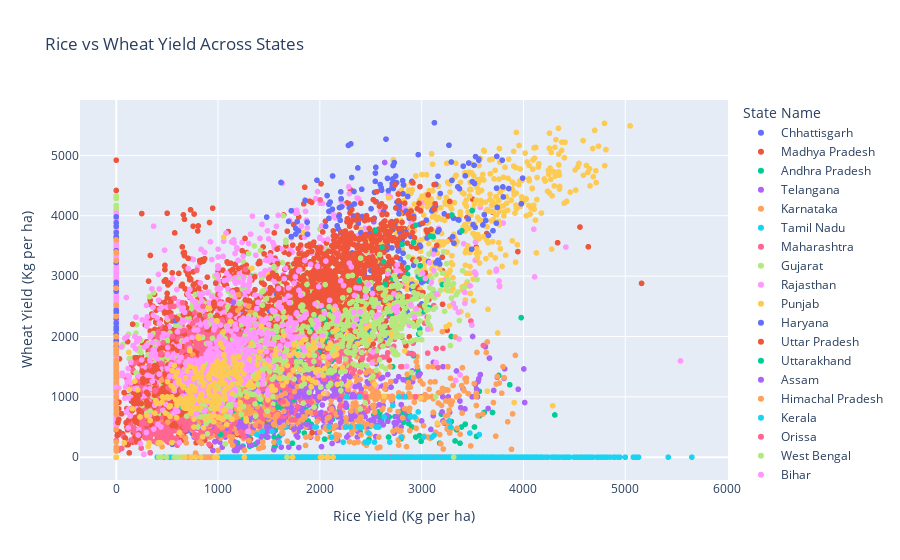

Notebook cell for this chart:
### Code cell
# Filter relevant columns for Rice and Wheat Yield
df_yield_comparison = df[['State Name', 'RICE YIELD (Kg per ha)', 'WHEAT YIELD (Kg per ha)']]

# Scatter plot for Rice vs Wheat Yield across States
fig = px.scatter(df_yield_comparison, 
                 x='RICE YIELD (Kg per ha)', 
                 y='WHEAT YIELD (Kg per ha)', 
                 color='State Name', 
                 title="Rice vs Wheat Yield Across States",
                 labels={'RICE YIELD (Kg per ha)': 'Rice Yield (Kg per ha)', 
                         'WHEAT YIELD (Kg per ha)': 'Wheat Yield (Kg per ha)'},
                 hover_data=['State Name'])

fig.show()

### Figure 1 — Plotly figure (JSON) as saved in the notebook; plotly's stock layout.template omitted (floating-point values rounded to 4 significant figures; data arrays with more than 128 entries replaced by an {"elided": "..."} marker saying what was removed)
{"data": [{"customdata": {"elided": "312x1 str values"}, "hovertemplate": "State Name=%{customdata[0]}<br>Rice Yield (Kg per ha)=%{x}<br>Wheat Yield (Kg per ha)=%{y}<extra></extra>", "legendgroup": "Chhattisgarh", "marker": {"color": "#636efa", "symbol": "circle"}, "mode": "markers", "name": "Chhattisgarh", "showlegend": true, "type": "scattergl", "x": {"elided": "312 float values"}, "xaxis": "x", "y": {"elided": "312 float values"}, "yaxis": "y"}, {"customdata": {"elided": "1924x1 str values"}, "hovertemplate": "State Name=%{customdata[0]}<br>Rice Yield (Kg per ha)=%{x}<br>Wheat Yield (Kg per ha)=%{y}<extra></extra>", "legendgroup": "Madhya Pradesh", "marker": {"color": "#EF553B", "symbol": "circle"}, "mode": "markers", "name": "Madhya Pradesh", "showlegend": true, "type": "scattergl", "x": {"elided": "1924 float values"}, "xaxis": "x", "y": {"elided": "1924 float values"}, "yaxis": "y"}, {"customdata": {"elided": "572x1 str values"}, "hovertemplate": "State Name=%{customdata[0]}<br>Rice Yield (Kg per ha)=%{x}<br>Wheat Yield (Kg per ha)=%{y}<extra></extra>", "legendgroup": "Andhra Pradesh", "marker": {"color": "#00cc96", "symbol": "circle"}, "mode": "markers", "name": "Andhra Pradesh", "showlegend": true, "type": "scattergl", "x": {"elided": "572 float values"}, "xaxis": "x", "y": {"elided": "572 float values"}, "yaxis": "y"}, {"customdata": {"elided": "468x1 str values"}, "hovertemplate": "State Name=%{customdata[0]}<br>Rice Yield (Kg per ha)=%{x}<br>Wheat Yield (Kg per ha)=%{y}<extra></extra>", "legendgroup": "Telangana", "marker": {"color": "#ab63fa", "symbol": "circle"}, "mode": "markers", "name": "Telangana", "showlegend": true, "type": "scattergl", "x": {"elided": "468 float values"}, "xaxis": "x", "y": {"elided": "468 float values"}, "yaxis": "y"}, {"customdata": {"elided": "988x1 str values"}, "hovertemplate": "State Name=%{customdata[0]}<br>Rice Yield (Kg per ha)=%{x}<br>Wheat Yield (Kg per ha)=%{y}<extra></extra>", "legendgroup": "Karnataka", "marker": {"color": "#FFA15A", "symbol": "circle"}, "mode": "markers", "name": "Karnataka", "showlegend": true, "type": "scattergl", "x": {"elided": "988 float values"}, "xaxis": "x", "y": {"elided": "988 float values"}, "yaxis": "y"}, {"customdata": {"elided": "624x1 str values"}, "hovertemplate": "State Name=%{customdata[0]}<br>Rice Yield (Kg per ha)=%{x}<br>Wheat Yield (Kg per ha)=%{y}<extra></extra>", "legendgroup": "Tamil Nadu", "marker": {"color": "#19d3f3", "symbol": "circle"}, "mode": "markers", "name": "Tamil Nadu", "showlegend": true, "type": "scattergl", "x": {"elided": "624 float values"}, "xaxis": "x", "y": {"elided": "624 float values"}, "yaxis": "y"}, {"customdata": {"elided": "1348x1 str values"}, "hovertemplate": "State Name=%{customdata[0]}<br>Rice Yield (Kg per ha)=%{x}<br>Wheat Yield (Kg per ha)=%{y}<extra></extra>", "legendgroup": "Maharashtra", "marker": {"color": "#FF6692", "symbol": "circle"}, "mode": "markers", "name": "Maharashtra", "showlegend": true, "type": "scattergl", "x": {"elided": "1348 float values"}, "xaxis": "x", "y": {"elided": "1348 float values"}, "yaxis": "y"}, {"customdata": {"elided": "936x1 str values"}, "hovertemplate": "State Name=%{customdata[0]}<br>Rice Yield (Kg per ha)=%{x}<br>Wheat Yield (Kg per ha)=%{y}<extra></extra>", "legendgroup": "Gujarat", "marker": {"color": "#B6E880", "symbol": "circle"}, "mode": "markers", "name": "Gujarat", "showlegend": true, "type": "scattergl", "x": {"elided": "936 float values"}, "xaxis": "x", "y": {"elided": "936 float values"}, "yaxis": "y"}, {"customdata": {"elided": "1352x1 str values"}, "hovertemplate": "State Name=%{customdata[0]}<br>Rice Yield (Kg per ha)=%{x}<br>Wheat Yield (Kg per ha)=%{y}<extra></extra>", "legendgroup": "Rajasthan", "marker": {"color": "#FF97FF", "symbol": "circle"}, "mode": "markers", "name": "Rajasthan", "showlegend": true, "type": "scattergl", "x": {"elided": "1352 float values"}, "xaxis": "x", "y": {"elided": "1352 float values"}, "yaxis": "y"}, {"customdata": {"elided": "572x1 str values"}, "hovertemplate": "State Name=%{customdata[0]}<br>Rice Yield (Kg per ha)=%{x}<br>Wheat Yield (Kg per ha)=%{y}<extra></extra>", "legendgroup": "Punjab", "marker": {"color": "#FECB52", "symbol": "circle"}, "mode": "markers", "name": "Punjab", "showlegend": true, "type": "scattergl", "x": {"elided": "572 float values"}, "xaxis": "x", "y": {"elided": "572 float values"}, "yaxis": "y"}, {"customdata": {"elided": "364x1 str values"}, "hovertemplate": "State Name=%{customdata[0]}<br>Rice Yield (Kg per ha)=%{x}<br>Wheat Yield (Kg per ha)=%{y}<extra></extra>", "legendgroup": "Haryana", "marker": {"color": "#636efa", "symbol": "circle"}, "mode": "markers", "name": "Haryana", "showlegend": true, "type": "scattergl", "x": {"elided": "364 float values"}, "xaxis": "x", "y": {"elided": "364 float values"}, "yaxis": "y"}, {"customdata": {"elided": "2392x1 str values"}, "hovertemplate": "State Name=%{customdata[0]}<br>Rice Yield (Kg per ha)=%{x}<br>Wheat Yield (Kg per ha)=%{y}<extra></extra>", "legendgroup": "Uttar Pradesh", "marker": {"color": "#EF553B", "symbol": "circle"}, "mode": "markers", "name": "Uttar Pradesh", "showlegend": true, "type": "scattergl", "x": {"elided": "2392 float values"}, "xaxis": "x", "y": {"elided": "2392 float values"}, "yaxis": "y"}, {"customdata": {"elided": "416x1 str values"}, "hovertemplate": "State Name=%{customdata[0]}<br>Rice Yield (Kg per ha)=%{x}<br>Wheat Yield (Kg per ha)=%{y}<extra></extra>", "legendgroup": "Uttarakhand", "marker": {"color": "#00cc96", "symbol": "circle"}, "mode": "markers", "name": "Uttarakhand", "showlegend": true, "type": "scattergl", "x": {"elided": "416 float values"}, "xaxis": "x", "y": {"elided": "416 float values"}, "yaxis": "y"}, {"customdata": {"elided": "520x1 str values"}, "hovertemplate": "State Name=%{customdata[0]}<br>Rice Yield (Kg per ha)=%{x}<br>Wheat Yield (Kg per ha)=%{y}<extra></extra>", "legendgroup": "Assam", "marker": {"color": "#ab63fa", "symbol": "circle"}, "mode": "markers", "name": "Assam", "showlegend": true, "type": "scattergl", "x": {"elided": "520 float values"}, "xaxis": "x", "y": {"elided": "520 float values"}, "yaxis": "y"}, {"customdata": {"elided": "520x1 str values"}, "hovertemplate": "State Name=%{customdata[0]}<br>Rice Yield (Kg per ha)=%{x}<br>Wheat Yield (Kg per ha)=%{y}<extra></extra>", "legendgroup": "Himachal Pradesh", "marker": {"color": "#FFA15A", "symbol": "circle"}, "mode": "markers", "name": "Himachal Pradesh", "showlegend": true, "type": "scattergl", "x": {"elided": "520 float values"}, "xaxis": "x", "y": {"elided": "520 float values"}, "yaxis": "y"}, {"customdata": {"elided": "516x1 str values"}, "hovertemplate": "State Name=%{customdata[0]}<br>Rice Yield (Kg per ha)=%{x}<br>Wheat Yield (Kg per ha)=%{y}<extra></extra>", "legendgroup": "Kerala", "marker": {"color": "#19d3f3", "symbol": "circle"}, "mode": "markers", "name": "Kerala", "showlegend": true, "type": "scattergl", "x": {"elided": "516 float values"}, "xaxis": "x", "y": {"elided": "516 float values"}, "yaxis": "y"}, {"customdata": {"elided": "676x1 str values"}, "hovertemplate": "State Name=%{customdata[0]}<br>Rice Yield (Kg per ha)=%{x}<br>Wheat Yield (Kg per ha)=%{y}<extra></extra>", "legendgroup": "Orissa", "marker": {"color": "#FF6692", "symbol": "circle"}, "mode": "markers", "name": "Orissa", "showlegend": true, "type": "scattergl", "x": {"elided": "676 float values"}, "xaxis": "x", "y": {"elided": "676 float values"}, "yaxis": "y"}, {"customdata": {"elided": "774x1 str values"}, "hovertemplate": "State Name=%{customdata[0]}<br>Rice Yield (Kg per ha)=%{x}<br>Wheat Yield (Kg per ha)=%{y}<extra></extra>", "legendgroup": "West Bengal", "marker": {"color": "#B6E880", "symbol": "circle"}, "mode": "markers", "name": "West Bengal", "showlegend": true, "type": "scattergl", "x": {"elided": "774 float values"}, "xaxis": "x", "y": {"elided": "774 float values"}, "yaxis": "y"}, {"customdata": {"elided": "572x1 str values"}, "hovertemplate": "State Name=%{customdata[0]}<br>Rice Yield (Kg per ha)=%{x}<br>Wheat Yield (Kg per ha)=%{y}<extra></extra>", "legendgroup": "Bihar", "marker": {"color": "#FF97FF", "symbol": "circle"}, "mode": "markers", "name": "Bihar", "showlegend": true, "type": "scattergl", "x": {"elided": "572 float values"}, "xaxis": "x", "y": {"elided": "572 float values"}, "yaxis": "y"}, {"customdata": {"elided": "300x1 str values"}, "hovertemplate": "State Name=%{customdata[0]}<br>Rice Yield (Kg per ha)=%{x}<br>Wheat Yield (Kg per ha)=%{y}<extra></extra>", "legendgroup": "Jharkhand", "marker": {"color": "#FECB52", "symbol": "circle"}, "mode": "markers", "name": "Jharkhand", "showlegend": true, "type": "scattergl", "x": {"elided": "300 float values"}, "xaxis": "x", "y": {"elided": "300 float values"}, "yaxis": "y"}], "layout": {"legend": {"title": {"text": "State Name"}, "tracegroupgap": 0}, "title": {"text": "Rice vs Wheat Yield Across States"}, "xaxis": {"anchor": "y", "domain": [0, 1], "title": {"text": "Rice Yield (Kg per ha)"}}, "yaxis": {"anchor": "x", "domain": [0, 1], "title": {"text": "Wheat Yield (Kg per ha)"}}}}
